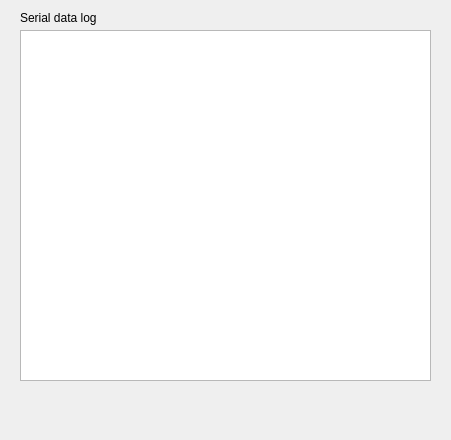
<?xml version="1.0" encoding="UTF-8"?>
<ui version="4.0">
 <class>ViewLog</class>
 <widget class="QWidget" name="ViewLog">
  <property name="enabled">
   <bool>true</bool>
  </property>
  <property name="geometry">
   <rect>
    <x>0</x>
    <y>0</y>
    <width>451</width>
    <height>440</height>
   </rect>
  </property>
  <property name="windowTitle">
   <string>Log File</string>
  </property>
  <widget class="QPlainTextEdit" name="VoltLogplainTextEdit">
   <property name="enabled">
    <bool>true</bool>
   </property>
   <property name="geometry">
    <rect>
     <x>20</x>
     <y>30</y>
     <width>411</width>
     <height>351</height>
    </rect>
   </property>
   <property name="font">
    <font>
     <pointsize>10</pointsize>
     <weight>75</weight>
     <bold>true</bold>
    </font>
   </property>
   <property name="readOnly">
    <bool>true</bool>
   </property>
  </widget>
  <widget class="QLabel" name="label">
   <property name="geometry">
    <rect>
     <x>20</x>
     <y>10</y>
     <width>91</width>
     <height>16</height>
    </rect>
   </property>
   <property name="text">
    <string>Serial data log</string>
   </property>
  </widget>
 </widget>
 <resources/>
 <connections/>
</ui>
